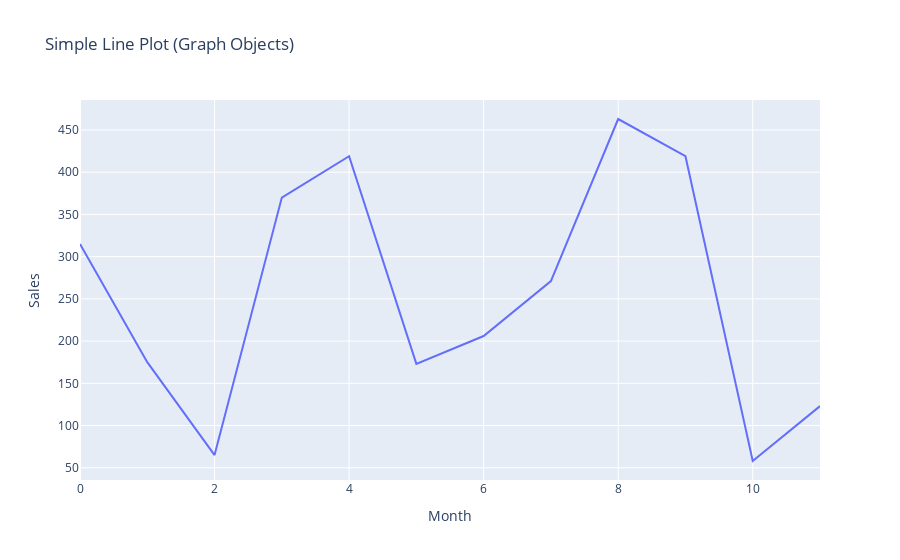

The notebook cell this image was saved under:
### Markdown cell above
#### Using Graph Objects

### Code cell
fig_go = go.Figure(data=go.Scatter(x=x, y=y, mode='lines')) # Create a scatter trace
fig_go.update_layout(
    title='Simple Line Plot (Graph Objects)',
    xaxis_title='Month',
    yaxis_title='Sales',
)
fig_go.show()

### Figure 1 — Plotly figure (JSON) as saved in the notebook; plotly's stock layout.template omitted (floating-point values rounded to 4 significant figures)
{"data": [{"mode": "lines", "type": "scatter", "x": [0, 1, 2, 3, 4, 5, 6, 7, 8, 9, 10, 11], "y": [315, 175, 65, 370, 419, 173, 206, 271, 463, 419, 58, 123]}], "layout": {"title": {"text": "Simple Line Plot (Graph Objects)"}, "xaxis": {"title": {"text": "Month"}}, "yaxis": {"title": {"text": "Sales"}}}}
